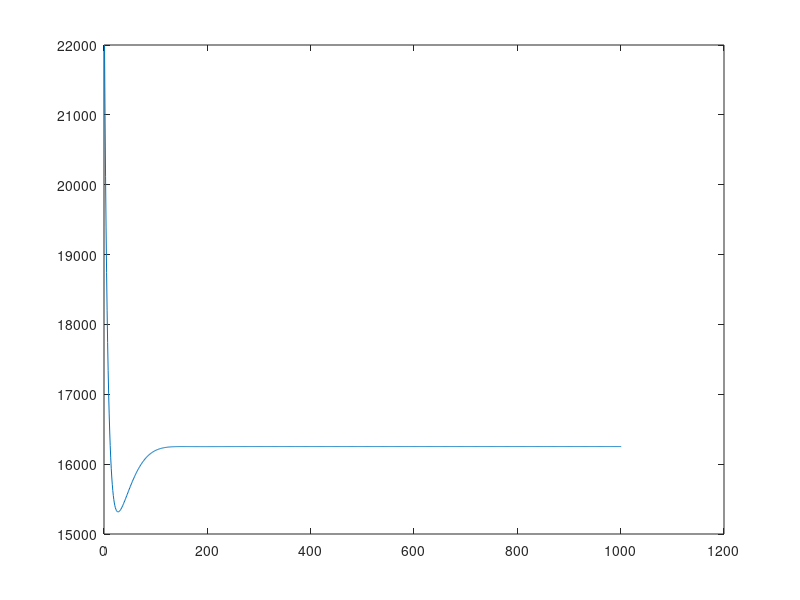
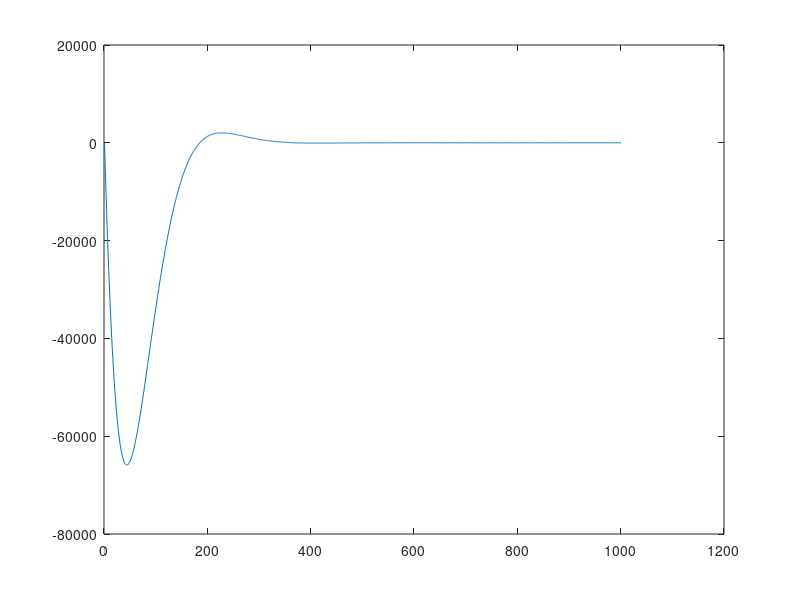
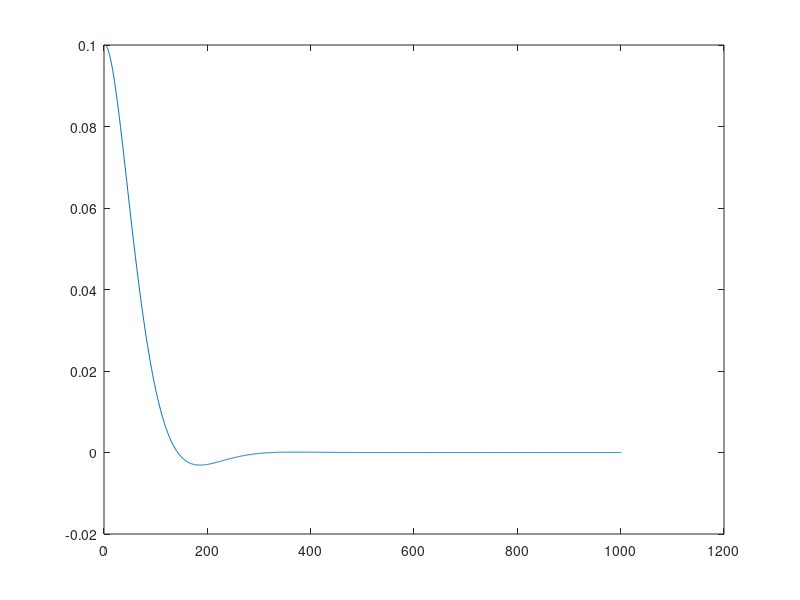

These figures' MATLAB source, in order:
%clear; clc; close all

V=311;
Eref=311;
m=3.77/22000;
n=20/22000; %n=2000/22000 instavel
Ro=0.1;% se aumentar o valor de Ro fica mais lento e nao converge (delta=0.1 e n=20/22000).
wf=2*pi*60;
Pref=22000;
Qref=0;

Ts=1e-4;
Pf(1)=22000;
Qf(1)=0;
delta(1)=0.1;

for k=1:1000
    Pf(k+1)= (-wf*Pf(k)+(wf/Ro)*(V*(Eref-n*(Pf(k)-Pref))*cos(delta(k))-V^2))*Ts+Pf(k);
    Qf(k+1)=(-wf*Qf(k)-(wf*V*sin(delta(k))/Ro)*(Eref-n*(Pf(k)-Pref)))*Ts+Qf(k);
    delta(k+1)=(m*(Qf(k)-Qref))*Ts+delta(k);
end

figure
plot(Pf)
figure
plot(Qf)
figure
plot(delta)

